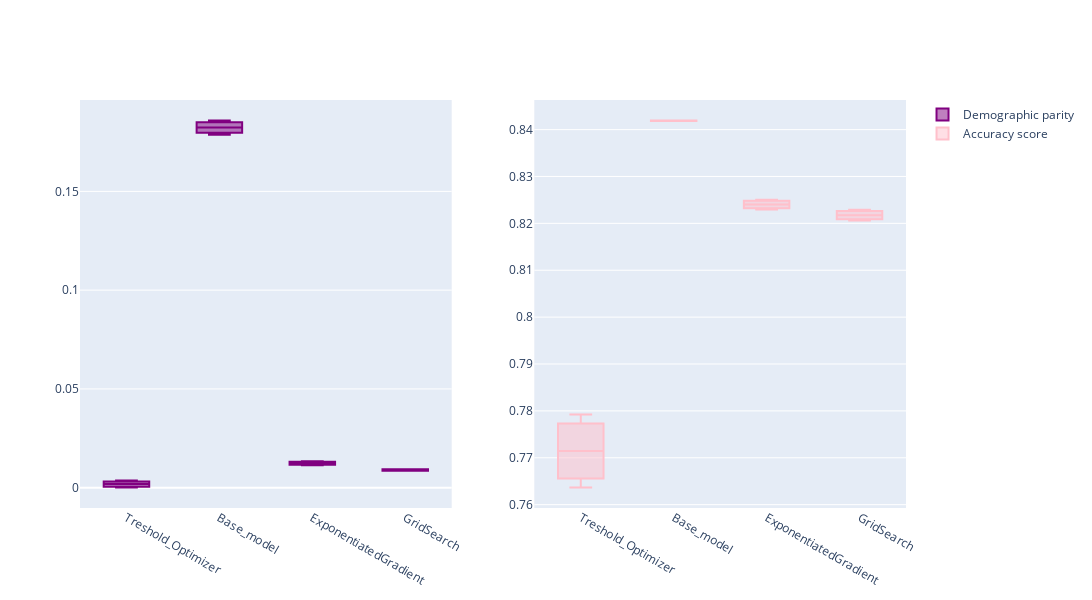

The cell this chart's notebook holds for it:
### Code cell
Model_name = "XGB"
comparison_df_XGB = pd.read_csv (f'Result_csv\model_comparison_{Model_name}_{Dataset_number}.csv' , index_col= 0)
box_df_XGB = pd.read_csv (f'Result_csv/box_df_{Model_name }_{Dataset_number}.csv' , index_col= 0)
box_graph_inter(box_df_XGB)

### Figure 1 — Plotly figure (JSON) as saved in the notebook; plotly's stock layout.template omitted (floating-point values rounded to 4 significant figures)
{"data": [{"marker": {"color": "purple"}, "name": "Demographic parity", "type": "box", "x": ["Treshold_Optimizer", "Treshold_Optimizer", "Treshold_Optimizer", "Base_model", "Base_model", "Base_model", "ExponentiatedGradient", "ExponentiatedGradient", "ExponentiatedGradient", "GridSearch", "GridSearch", "GridSearch"], "xaxis": "x", "y": [5.159e-05, 0.001849, 0.003647, 0.1787, 0.1823, 0.1859, 0.01141, 0.01241, 0.01342, 0.008519, 0.008961, 0.009402], "yaxis": "y"}, {"marker": {"color": "pink"}, "name": "Accuracy score", "type": "box", "x": ["Treshold_Optimizer", "Treshold_Optimizer", "Treshold_Optimizer", "Base_model", "Base_model", "Base_model", "ExponentiatedGradient", "ExponentiatedGradient", "ExponentiatedGradient", "GridSearch", "GridSearch", "GridSearch"], "xaxis": "x2", "y": [0.7636, 0.7714, 0.7793, 0.8418, 0.8419, 0.842, 0.823, 0.824, 0.8251, 0.8206, 0.8217, 0.8229], "yaxis": "y2"}], "layout": {"height": 600, "width": 2000, "xaxis": {"anchor": "y", "domain": [0, 0.45]}, "xaxis2": {"anchor": "y2", "domain": [0.55, 1]}, "yaxis": {"anchor": "x", "domain": [0, 1]}, "yaxis2": {"anchor": "x2", "domain": [0, 1]}}}
